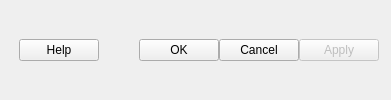
    <widget class="QWidget" name="wBottom" native="true">
     <layout class="QVBoxLayout" name="verticalLayout_12">
      <property name="spacing">
       <number>0</number>
      </property>
      <property name="margin">
       <number>0</number>
      </property>
      <item>
       <layout class="QHBoxLayout" name="layoutBottom">
        <property name="leftMargin">
         <number>12</number>
        </property>
        <property name="topMargin">
         <number>9</number>
        </property>
        <property name="rightMargin">
         <number>12</number>
        </property>
        <property name="bottomMargin">
         <number>9</number>
        </property>
        <item>
         <widget class="QLabel" name="lHelp">
          <property name="text">
           <string/>
          </property>
          <property name="pixmap">
           <pixmap>://images/help_ico.png</pixmap>
          </property>
         </widget>
        </item>
        <item>
         <widget class="QPushButton" name="bHelp">
          <property name="text">
           <string>Help</string>
          </property>
         </widget>
        </item>
        <item>
         <spacer name="horizontalSpacer">
          <property name="orientation">
           <enum>Qt::Horizontal</enum>
          </property>
          <property name="sizeHint" stdset="0">
           <size>
            <width>40</width>
            <height>20</height>
           </size>
          </property>
         </spacer>
        </item>
        <item>
         <widget class="QPushButton" name="bOk">
          <property name="text">
           <string>OK</string>
          </property>
         </widget>
        </item>
        <item>
         <widget class="QPushButton" name="bCancel">
          <property name="text">
           <string>Cancel</string>
          </property>
         </widget>
        </item>
        <item>
         <widget class="QPushButton" name="bApply">
          <property name="enabled">
           <bool>false</bool>
          </property>
          <property name="text">
           <string>Apply</string>
          </property>
         </widget>
        </item>
       </layout>
      </item>
     </layout>
    </widget>
